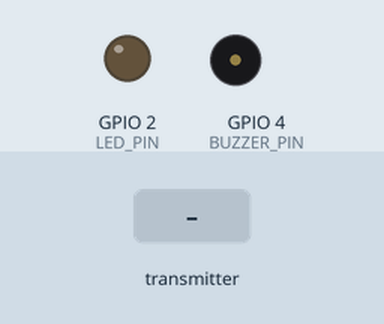
A sketch run on a simulated ESP32. Parts: output pins drawn as LEDs (lit = HIGH), buzzer (waves = sounding, pin HIGH). Inputs (shaded band) come from the test bench. WiFi joins after 1.5 s; servers stay silent unless stated; no MQTT or app messages arrive unless stated; what the sketch prints to the serial monitor is not drawn.

Above: at 2.7 s.
2.8 s: the transmitter starts sending irConnected = 1
At 3.9 s:
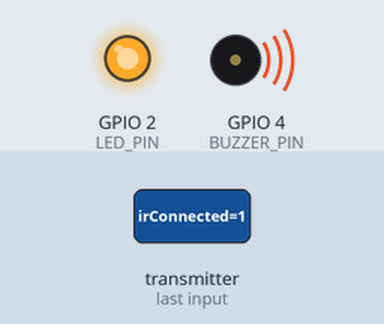
10.3 s: the transmitter starts sending irConnected = 0
At 10.8 s:
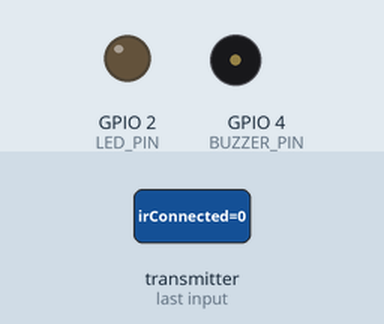
Timing chart, 0 to 13.3 s (numbered marks = the images above; inputs shaded):
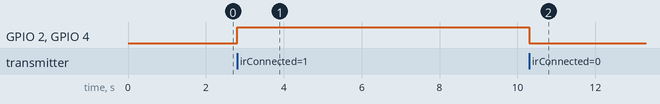

Measured:
- after the input at 2.8 s, GPIO 2 (LED_PIN), GPIO 4 (BUZZER_PIN): LOW → HIGH at once
- after the input at 10.3 s, GPIO 2 (LED_PIN), GPIO 4 (BUZZER_PIN): HIGH → LOW at once

The sketch:

master2_gateway.ino
```cpp
/*
  ============================================================
  SMART HELMET - MASTER 2 (OUTSIDE-MINE CLOUD GATEWAY)
  ============================================================
  This code runs on the ESP32 placed OUTSIDE the mine, where
  normal WiFi/internet is available.

  What it does:
  1. Listens for ESP-NOW packets forwarded by MASTER 1
     (which is relaying data from all the minor helmets).
  2. Connects to WiFi and an MQTT broker.
  3. Converts each received packet into a JSON message and
     publishes it to the cloud (MQTT), tagged with the
     helmet ID so you know which worker it belongs to.
  4. Also sounds a local alert (buzzer/LED) if any helmet's
     latest reading crosses a dangerous threshold - useful
     for a control-room style display outside the mine.
  ============================================================
*/

#include <WiFi.h>
#include <PubSubClient.h>
#include <esp_now.h>
#include <ArduinoJson.h>

// ---------- WiFi credentials ----------
const char* ssid     = "YOUR_WIFI_SSID";
const char* password = "YOUR_WIFI_PASSWORD";

// ---------- MQTT broker settings ----------
const char* mqtt_broker   = "broker.emqx.io";
const char* mqtt_username = "emqx";
const char* mqtt_password = "public";
const int   mqtt_port     = 1883;

// All helmet data is published under this base topic, with the
// helmet ID appended, e.g. "emqx/esp32/iot_project/helmet1"
const char* topic_base = "emqx/esp32/iot_project/helmet";

WiFiClient   espClient;
PubSubClient client(espClient);

// ---------- DATA PACKET (must match minor_helmet.ino / master1_inmine.ino) ----------
typedef struct struct_message {
  int   helmetID;
  float temperature;
  int   gasValue;
  int   irValue;
  int16_t ax, ay, az;

  bool tempConnected;
  bool gasConnected;
  bool irConnected;
  bool mpuConnected;
} struct_message;

struct_message incomingData;

// Alert thresholds - keep these the same as on the minor helmets
const int   GAS_THRESHOLD  = 1500;
const float FALL_THRESHOLD = 15.0;
const float TEMP_THRESHOLD = 40.0;

#define BUZZER_PIN 4
#define LED_PIN    2

// ---------- WiFi + MQTT connection helpers ----------
void connectWiFi() {
  WiFi.mode(WIFI_STA);
  WiFi.begin(ssid, password);
  Serial.print("Connecting to WiFi");
  while (WiFi.status() != WL_CONNECTED) {
    delay(500);
    Serial.print(".");
  }
  Serial.println("\nWiFi connected");
}

void connectMQTT() {
  while (!client.connected()) {
    Serial.print("Connecting to MQTT broker...");
    String clientId = "esp32-master2-" + String(WiFi.macAddress());
    if (client.connect(clientId.c_str(), mqtt_username, mqtt_password)) {
      Serial.println(" connected!");
    } else {
      Serial.print("failed, rc=");
      Serial.print(client.state());
      Serial.println(" trying again in 2 seconds");
      delay(2000);
    }
  }
}

// Checks the latest packet for danger and buzzes if needed
void checkAlerts(const struct_message &data) {
  bool alert = false;

  if (data.gasConnected && data.gasValue > GAS_THRESHOLD) alert = true;
  if (data.tempConnected && data.temperature > TEMP_THRESHOLD) alert = true;
  if (data.irConnected && data.irValue == LOW) alert = true;

  if (data.mpuConnected) {
    float axF = data.ax / 1000.0;
    float ayF = data.ay / 1000.0;
    float azF = data.az / 1000.0;
    if (abs(axF) > FALL_THRESHOLD || abs(ayF) > FALL_THRESHOLD || abs(azF) > FALL_THRESHOLD) {
      alert = true;
    }
  }

  digitalWrite(BUZZER_PIN, alert ? HIGH : LOW);
  digitalWrite(LED_PIN, alert ? HIGH : LOW);
}

// Builds the JSON payload and publishes it to MQTT
void publishToMQTT(const struct_message &data) {
  StaticJsonDocument<256> doc;

  doc["helmetID"] = data.helmetID;
  if (data.tempConnected) doc["temperature"] = data.temperature;
  if (data.gasConnected)  doc["gasValue"]    = data.gasValue;
  if (data.irConnected)   doc["irValue"]     = data.irValue;
  if (data.mpuConnected) {
    doc["accel_x"] = data.ax;
    doc["accel_y"] = data.ay;
    doc["accel_z"] = data.az;
  }

  char payload[256];
  serializeJson(doc, payload);

  // Each helmet gets its own topic: .../helmet1, .../helmet2, etc.
  String topic = String(topic_base) + String(data.helmetID);

  Serial.print("Publishing to ");
  Serial.print(topic);
  Serial.print(": ");
  Serial.println(payload);

  client.publish(topic.c_str(), payload);
}

// Called automatically whenever Master 1 sends us data
void onDataReceived(const esp_now_recv_info_t *info, const uint8_t *data, int len) {
  if (len != sizeof(incomingData)) {
    Serial.println("Received packet with wrong size - ignoring");
    return;
  }

  memcpy(&incomingData, data, len);

  Serial.println("----------------------------------------");
  Serial.print("Data received (via Master 1) from Helmet #");
  Serial.println(incomingData.helmetID);

  checkAlerts(incomingData);

  if (!client.connected()) {
    connectMQTT();
  }
  publishToMQTT(incomingData);
}

void setup() {
  Serial.begin(115200);
  pinMode(BUZZER_PIN, OUTPUT);
  pinMode(LED_PIN, OUTPUT);

  // Connect to WiFi and MQTT first
  connectWiFi();
  client.setServer(mqtt_broker, mqtt_port);
  connectMQTT();

  // Then start ESP-NOW to receive from Master 1.
  // Note: ESP-NOW works fine alongside an active WiFi STA connection.
  if (esp_now_init() != ESP_OK) {
    Serial.println("Error initializing ESP-NOW");
    return;
  }
  esp_now_register_recv_cb(onDataReceived);

  Serial.println("Master 2 (cloud gateway) ready. Waiting for data from Master 1...");
}

void loop() {
  if (!client.connected()) {
    connectMQTT();
  }
  client.loop();
}
```
